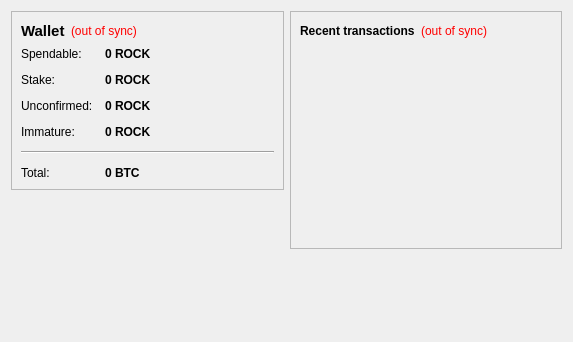
<?xml version="1.0" encoding="UTF-8"?>
<ui version="4.0">
 <class>OverviewPage</class>
 <widget class="QWidget" name="OverviewPage">
  <property name="geometry">
   <rect>
    <x>0</x>
    <y>0</y>
    <width>573</width>
    <height>342</height>
   </rect>
  </property>
  <property name="windowTitle">
   <string>Form</string>
  </property>
  <layout class="QHBoxLayout" name="horizontalLayout" stretch="1,1">
   <item>
    <layout class="QVBoxLayout" name="verticalLayout_2">
     <item>
      <widget class="QFrame" name="frame">
       <property name="frameShape">
        <enum>QFrame::StyledPanel</enum>
       </property>
       <property name="frameShadow">
        <enum>QFrame::Raised</enum>
       </property>
       <layout class="QVBoxLayout" name="verticalLayout_4">
        <item>
         <layout class="QHBoxLayout" name="horizontalLayout_4">
          <item>
           <widget class="QLabel" name="label_5">
            <property name="font">
             <font>
              <pointsize>11</pointsize>
              <weight>75</weight>
              <bold>true</bold>
             </font>
            </property>
            <property name="text">
             <string>Wallet</string>
            </property>
           </widget>
          </item>
          <item>
           <widget class="QLabel" name="labelWalletStatus">
            <property name="toolTip">
             <string>The displayed information may be out of date. Your wallet automatically synchronizes with the Rocket network after a connection is established, but this process has not completed yet.</string>
            </property>
            <property name="styleSheet">
             <string notr="true">QLabel { color: red; }</string>
            </property>
            <property name="text">
             <string notr="true">(out of sync)</string>
            </property>
            <property name="alignment">
             <set>Qt::AlignLeading|Qt::AlignLeft|Qt::AlignVCenter</set>
            </property>
           </widget>
          </item>
          <item>
           <spacer name="horizontalSpacer_2">
            <property name="orientation">
             <enum>Qt::Horizontal</enum>
            </property>
            <property name="sizeHint" stdset="0">
             <size>
              <width>40</width>
              <height>20</height>
             </size>
            </property>
           </spacer>
          </item>
         </layout>
        </item>
        <item>
         <layout class="QFormLayout" name="formLayout_2">
          <property name="fieldGrowthPolicy">
           <enum>QFormLayout::AllNonFixedFieldsGrow</enum>
          </property>
          <property name="horizontalSpacing">
           <number>12</number>
          </property>
          <property name="verticalSpacing">
           <number>12</number>
          </property>
          <item row="0" column="0">
           <widget class="QLabel" name="label">
            <property name="text">
             <string>Spendable:</string>
            </property>
           </widget>
          </item>
          <item row="0" column="1">
           <widget class="QLabel" name="labelBalance">
            <property name="font">
             <font>
              <weight>75</weight>
              <bold>true</bold>
             </font>
            </property>
            <property name="cursor">
             <cursorShape>IBeamCursor</cursorShape>
            </property>
            <property name="toolTip">
             <string>Your current spendable balance</string>
            </property>
            <property name="text">
             <string notr="true">0 ROCK</string>
            </property>
            <property name="textInteractionFlags">
             <set>Qt::LinksAccessibleByMouse|Qt::TextSelectableByKeyboard|Qt::TextSelectableByMouse</set>
            </property>
           </widget>
          </item>
          <item row="1" column="0">
           <widget class="QLabel" name="label_6">
            <property name="text">
             <string>Stake:</string>
            </property>
           </widget>
          </item>
          <item row="1" column="1">
           <widget class="QLabel" name="labelStake">
            <property name="font">
             <font>
              <weight>75</weight>
              <bold>true</bold>
             </font>
            </property>
            <property name="cursor">
             <cursorShape>IBeamCursor</cursorShape>
            </property>
            <property name="toolTip">
             <string>Total of coins that was staked, and do not yet count toward the current balance</string>
            </property>
            <property name="text">
             <string notr="true">0 ROCK</string>
            </property>
            <property name="textInteractionFlags">
             <set>Qt::LinksAccessibleByMouse|Qt::TextSelectableByKeyboard|Qt::TextSelectableByMouse</set>
            </property>
           </widget>
          </item>
          <item row="2" column="0">
           <widget class="QLabel" name="label_3">
            <property name="text">
             <string>Unconfirmed:</string>
            </property>
           </widget>
          </item>
          <item row="2" column="1">
           <widget class="QLabel" name="labelUnconfirmed">
            <property name="font">
             <font>
              <weight>75</weight>
              <bold>true</bold>
             </font>
            </property>
            <property name="cursor">
             <cursorShape>IBeamCursor</cursorShape>
            </property>
            <property name="toolTip">
             <string>Total of transactions that have yet to be confirmed, and do not yet count toward the current balance</string>
            </property>
            <property name="text">
             <string notr="true">0 ROCK</string>
            </property>
            <property name="textInteractionFlags">
             <set>Qt::LinksAccessibleByMouse|Qt::TextSelectableByKeyboard|Qt::TextSelectableByMouse</set>
            </property>
           </widget>
          </item>
          <item row="3" column="0">
           <widget class="QLabel" name="labelImmatureText">
            <property name="text">
             <string>Immature:</string>
            </property>
           </widget>
          </item>
          <item row="3" column="1">
           <widget class="QLabel" name="labelImmature">
            <property name="font">
             <font>
              <weight>75</weight>
              <bold>true</bold>
             </font>
            </property>
            <property name="toolTip">
             <string>Mined balance that has not yet matured</string>
            </property>
            <property name="text">
             <string notr="true">0 ROCK</string>
            </property>
            <property name="textInteractionFlags">
             <set>Qt::LinksAccessibleByMouse|Qt::TextSelectableByKeyboard|Qt::TextSelectableByMouse</set>
            </property>
           </widget>
          </item>
          <item row="4" column="0" colspan="2">
           <widget class="Line" name="line">
            <property name="orientation">
             <enum>Qt::Horizontal</enum>
            </property>
           </widget>
          </item>
          <item row="5" column="0">
           <widget class="QLabel" name="labelTotalText">
            <property name="text">
             <string>Total:</string>
            </property>
           </widget>
          </item>
          <item row="5" column="1">
           <widget class="QLabel" name="labelTotal">
            <property name="font">
             <font>
              <weight>75</weight>
              <bold>true</bold>
             </font>
            </property>
            <property name="cursor">
             <cursorShape>IBeamCursor</cursorShape>
            </property>
            <property name="toolTip">
             <string>Your current total balance</string>
            </property>
            <property name="text">
             <string notr="true">0 BTC</string>
            </property>
            <property name="textInteractionFlags">
             <set>Qt::LinksAccessibleByMouse|Qt::TextSelectableByKeyboard|Qt::TextSelectableByMouse</set>
            </property>
           </widget>
          </item>
         </layout>
        </item>
       </layout>
      </widget>
     </item>
     <item>
      <spacer name="verticalSpacer">
       <property name="orientation">
        <enum>Qt::Vertical</enum>
       </property>
       <property name="sizeHint" stdset="0">
        <size>
         <width>20</width>
         <height>40</height>
        </size>
       </property>
      </spacer>
     </item>
    </layout>
   </item>
   <item>
    <layout class="QVBoxLayout" name="verticalLayout_3">
     <item>
      <widget class="QFrame" name="frame_2">
       <property name="frameShape">
        <enum>QFrame::StyledPanel</enum>
       </property>
       <property name="frameShadow">
        <enum>QFrame::Raised</enum>
       </property>
       <layout class="QVBoxLayout" name="verticalLayout">
        <item>
         <layout class="QHBoxLayout" name="horizontalLayout_2">
          <item>
           <widget class="QLabel" name="label_4">
            <property name="text">
             <string>&lt;b&gt;Recent transactions&lt;/b&gt;</string>
            </property>
           </widget>
          </item>
          <item>
           <widget class="QLabel" name="labelTransactionsStatus">
            <property name="toolTip">
             <string>The displayed information may be out of date. Your wallet automatically synchronizes with the Rocket network after a connection is established, but this process has not completed yet.</string>
            </property>
            <property name="styleSheet">
             <string notr="true">QLabel { color: red; }</string>
            </property>
            <property name="text">
             <string notr="true">(out of sync)</string>
            </property>
            <property name="alignment">
             <set>Qt::AlignRight|Qt::AlignTrailing|Qt::AlignVCenter</set>
            </property>
           </widget>
          </item>
          <item>
           <spacer name="horizontalSpacer">
            <property name="orientation">
             <enum>Qt::Horizontal</enum>
            </property>
            <property name="sizeHint" stdset="0">
             <size>
              <width>40</width>
              <height>20</height>
             </size>
            </property>
           </spacer>
          </item>
         </layout>
        </item>
        <item>
         <widget class="QListView" name="listTransactions">
          <property name="styleSheet">
           <string notr="true">QListView { background: transparent; }</string>
          </property>
          <property name="frameShape">
           <enum>QFrame::NoFrame</enum>
          </property>
          <property name="verticalScrollBarPolicy">
           <enum>Qt::ScrollBarAlwaysOff</enum>
          </property>
          <property name="horizontalScrollBarPolicy">
           <enum>Qt::ScrollBarAlwaysOff</enum>
          </property>
          <property name="selectionMode">
           <enum>QAbstractItemView::NoSelection</enum>
          </property>
         </widget>
        </item>
       </layout>
      </widget>
     </item>
     <item>
      <spacer name="verticalSpacer_2">
       <property name="orientation">
        <enum>Qt::Vertical</enum>
       </property>
       <property name="sizeHint" stdset="0">
        <size>
         <width>20</width>
         <height>40</height>
        </size>
       </property>
      </spacer>
     </item>
    </layout>
   </item>
  </layout>
 </widget>
 <resources/>
 <connections/>
</ui>
